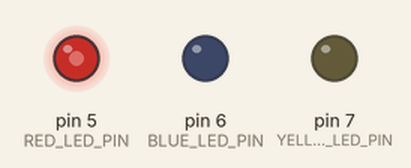
This sketch was run on a simulated Arduino Uno, built with avr-gcc and run on an emulated ATmega328P. Shown: output pins drawn as LEDs (lit = HIGH). The ROS host is connected and sends only what is stated.

Above: at 0.1 s.
Timing chart, 0 to 1.6 s (numbered marks = the images above):
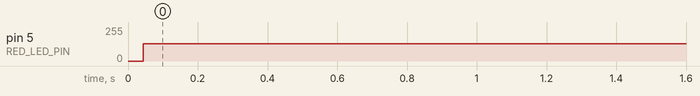

Measured:
- by itself, pin 5 (RED_LED_PIN): 0/255 → 129/255 at 0.04 s

The sketch:

ros_imu_test.ino
```cpp
// IMU Example.

#include <ros.h>
#include <ros/time.h>
#include <sensor_msgs/Imu.h>
#include <geometry_msgs/PoseStamped.h>

#define RED_LED_PIN 5
#define BLUE_LED_PIN 6
#define YELLOW_LED_PIN 7

//ros::NodeHandle_<ArduinoHardware, 2, 2, 300, 330> nh;
ros::NodeHandle nh;
geometry_msgs::PoseStamped pose_msg;

ros::Publisher pub_pose("/pose",&pose_msg);

char frameid_pose[]="/pose";

bool blink = false;

void setup()
{
  nh.initNode();
  nh.advertise(pub_pose);

  pose_msg.header.frame_id = frameid_pose;

  pinMode(RED_LED_PIN,OUTPUT); //Red LED
  pinMode(BLUE_LED_PIN,OUTPUT); // Blue LED
  pinMode(YELLOW_LED_PIN,OUTPUT); // Yellow LED
}

void loop()
{
  // fill imu value
  //imu_msg.header.stamp = nh.now();

  // quaternion
  //imu_msg.orientation.x = 1.0f;
  //imu_msg.orientation.y = 0.0f;
  //imu_msg.orientation.z = 0.0f;
  //imu_msg.orientation.w = 0.0f;

  // angular velocity
  //imu_msg.angular_velocity.x = 0.0f;
  //imu_msg.angular_velocity.y = 1.0f;
 // imu_msg.angular_velocity.z = 2.0f;

  // linear acceleration
  //imu_msg.linear_acceleration.x = 0.0f;
  //imu_msg.linear_acceleration.y = 1.0f;
  //imu_msg.linear_acceleration.z = 2.0f;


  pose_msg.header.stamp = nh.now();
  //pub_imu.publish(&imu_msg);
  pub_pose.publish(&pose_msg);

  nh.spinOnce();

  if(!blink)
  {
    digitalWrite(RED_LED_PIN,HIGH);
    blink = true;
  }
  else
  {
    digitalWrite(RED_LED_PIN,LOW);
    blink = false;
  }
}
```
